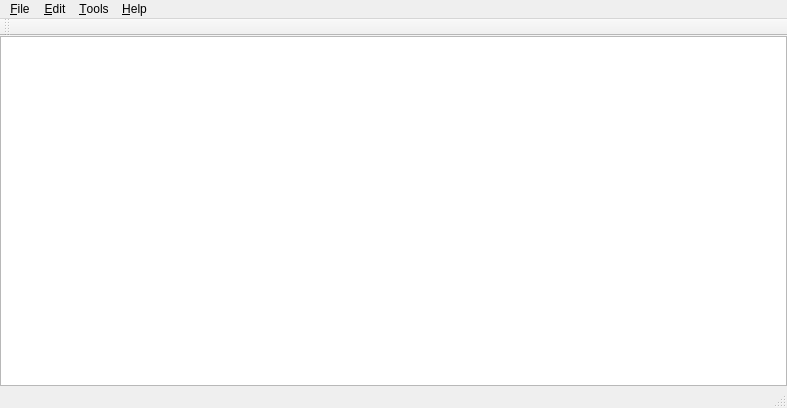
<?xml version="1.0" encoding="UTF-8"?>
<ui version="4.0">
 <class>TextEditorMainWindow</class>
 <widget class="QMainWindow" name="TextEditorMainWindow">
  <property name="geometry">
   <rect>
    <x>0</x>
    <y>0</y>
    <width>787</width>
    <height>408</height>
   </rect>
  </property>
  <property name="windowTitle">
   <string>TextEditorMainWindow</string>
  </property>
  <property name="styleSheet">
   <string notr="true"/>
  </property>
  <widget class="QWidget" name="centralWidget">
   <layout class="QGridLayout" name="gridLayout">
    <property name="margin">
     <number>0</number>
    </property>
    <item row="0" column="0">
     <widget class="QTextEdit" name="textArea">
      <property name="styleSheet">
       <string notr="true">margin : 0px 0px 0px 0px ;
padding :  0px 0px 0px 0px ;</string>
      </property>
     </widget>
    </item>
   </layout>
  </widget>
  <widget class="QMenuBar" name="menuBar">
   <property name="geometry">
    <rect>
     <x>0</x>
     <y>0</y>
     <width>787</width>
     <height>21</height>
    </rect>
   </property>
   <widget class="QMenu" name="menu_File">
    <property name="title">
     <string>&amp;File</string>
    </property>
    <addaction name="newAction"/>
    <addaction name="openAction"/>
    <addaction name="separator"/>
    <addaction name="saveAction"/>
    <addaction name="saveAsAction"/>
    <addaction name="separator"/>
    <addaction name="exitAction"/>
   </widget>
   <widget class="QMenu" name="menu_Edit">
    <property name="title">
     <string>&amp;Edit</string>
    </property>
    <addaction name="copyAction"/>
    <addaction name="cutAction"/>
    <addaction name="pasteAction"/>
   </widget>
   <widget class="QMenu" name="menu_Help">
    <property name="title">
     <string>&amp;Help</string>
    </property>
    <addaction name="aboutAction"/>
    <addaction name="aboutQtAction"/>
   </widget>
   <widget class="QMenu" name="menu_Tools">
    <property name="title">
     <string>&amp;Tools</string>
    </property>
    <addaction name="findAction"/>
   </widget>
   <addaction name="menu_File"/>
   <addaction name="menu_Edit"/>
   <addaction name="menu_Tools"/>
   <addaction name="menu_Help"/>
  </widget>
  <widget class="QToolBar" name="mainToolBar">
   <attribute name="toolBarArea">
    <enum>TopToolBarArea</enum>
   </attribute>
   <attribute name="toolBarBreak">
    <bool>false</bool>
   </attribute>
  </widget>
  <widget class="QStatusBar" name="statusBar"/>
  <action name="newAction">
   <property name="text">
    <string>&amp;New</string>
   </property>
   <property name="shortcut">
    <string>Ctrl+N</string>
   </property>
  </action>
  <action name="openAction">
   <property name="text">
    <string>&amp;Open</string>
   </property>
   <property name="shortcut">
    <string>Ctrl+O</string>
   </property>
  </action>
  <action name="saveAction">
   <property name="text">
    <string>&amp;Save</string>
   </property>
   <property name="shortcut">
    <string>Ctrl+S</string>
   </property>
  </action>
  <action name="saveAsAction">
   <property name="text">
    <string>Save &amp;as</string>
   </property>
   <property name="shortcut">
    <string>Ctrl+Shift+S</string>
   </property>
  </action>
  <action name="exitAction">
   <property name="text">
    <string>E&amp;xit</string>
   </property>
   <property name="shortcut">
    <string>Ctrl+Q</string>
   </property>
  </action>
  <action name="copyAction">
   <property name="text">
    <string>&amp;Copy</string>
   </property>
   <property name="shortcut">
    <string>Ctrl+C</string>
   </property>
  </action>
  <action name="cutAction">
   <property name="text">
    <string>C&amp;ut</string>
   </property>
   <property name="shortcut">
    <string>Ctrl+X</string>
   </property>
  </action>
  <action name="pasteAction">
   <property name="text">
    <string>&amp;Paste</string>
   </property>
   <property name="shortcut">
    <string>Ctrl+V</string>
   </property>
  </action>
  <action name="aboutAction">
   <property name="text">
    <string>&amp;About Text Editor</string>
   </property>
   <property name="shortcut">
    <string>F1</string>
   </property>
  </action>
  <action name="aboutQtAction">
   <property name="text">
    <string>About &amp;Qt</string>
   </property>
   <property name="shortcut">
    <string>F2</string>
   </property>
  </action>
  <action name="findAction">
   <property name="text">
    <string>&amp;Find</string>
   </property>
   <property name="shortcut">
    <string>Ctrl+F</string>
   </property>
  </action>
 </widget>
 <layoutdefault spacing="6" margin="11"/>
 <resources/>
 <connections/>
</ui>
